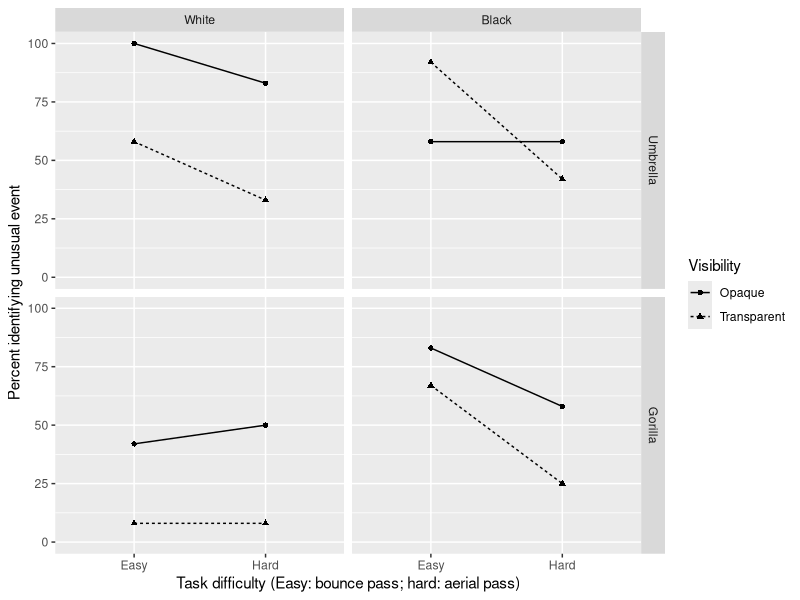

This figure's R source:
## ---- chunk 1
visibility <- c("Transparent", "Opaque")
event <- c("Umbrella", "Gorilla")
attended_team <- c("White", "Black")
task_difficulty <- c("Easy", "Hard")

conditions <- expand.grid(visibility = visibility, event = event, attended_team = attended_team, task_difficulty = task_difficulty)

percent_identifying <- c(
  58, 100, 8, 42,
  92, 58, 67, 83,
  33, 83, 8, 50,
  42, 58, 25, 58
)

dta <- cbind(conditions, percent_identifying)

## ---- chunk 2
require(tidyverse)
dta %>% as_tibble -> dta
dta

dta %>% 
  mutate(visibility = factor(visibility, levels = c("Opaque", "Transparent"))) %>% 
  ggplot(aes(x = task_difficulty, y = percent_identifying, group = visibility, shape = visibility, linetype = visibility)) +
  geom_point() + 
  geom_line() + 
  facet_grid(event ~ attended_team) + 
  coord_cartesian(ylim = c(0, 100)) + 
  labs(
    x = "Task difficulty (Easy: bounce pass; hard: aerial pass)",
    y = "Percent identifying unusual event",
    linetype = "Visibility", shape = "Visibility"
    )

